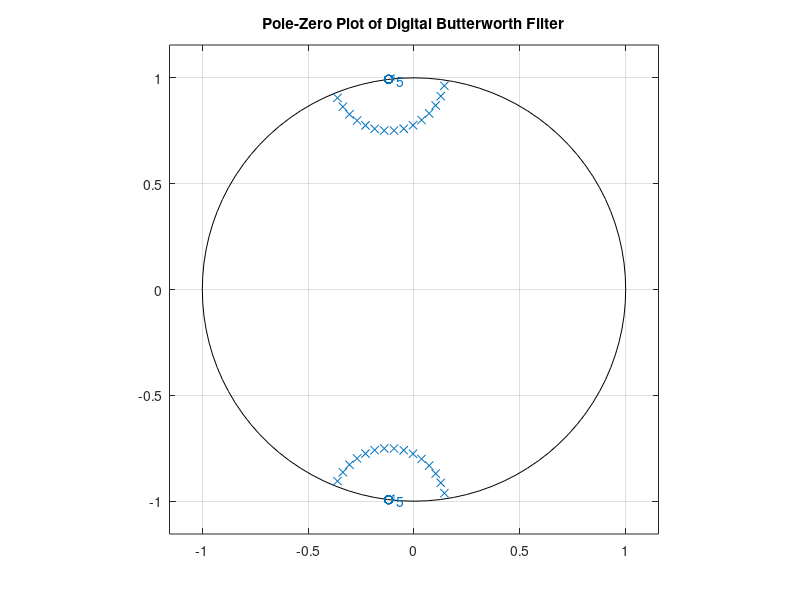

The MATLAB script that drew this image: (Note: this script raises an error after producing the figure.)
%% Jeffrey Wong | ECE-310 | HW #2

% Please check command window for certain outputs. Note that program runs
% in filter type order, not part order

clear
close all
clc

%% Problem 2- IIR Filter Design

% See attached file for Problem 1 and Part a of Problem 3

% TODO: Fix axis scaling for analog filter zplanes

% Specifications for all filters
fsamp = 4e7;
fnyq = fsamp/2;
Wp_d = [9 12.5]/20; % Passband frequencies normalized to Nyq. bandwidth
Ws_d = [9.5 12]/20; % Stopband frequencies normalized to Nyq. bandwidth
Wp_a = Wp_d * pi * fsamp; % Passband frequencies as angular analog frequencies
Ws_a = Ws_d * pi * fsamp;
Rp = 1.5; % Passband variation
Rs = 40; % Stopband attenuation
f = linspace(0,fnyq,1000); % Analog and digital frequency vectors for plots 

% Digital Butterworth

% Part a
[n,wn] = buttord(Wp_d,Ws_d,Rp,Rs); % Digital Butterworth Filter Prototype
[z,p,k] = butter(n,wn,"stop");

% Part b
figure
zplane(z,p)
title('Pole-Zero Plot of Digital Butterworth Filter');

% Parts c&d
[b,a] = zp2tf(z,p,k);
h = freqz(b,a,pi*f/fnyq);

displayDigitalFilterInfo(length(p), f, h, "Digital Butterworth") % length(p) gives the degree of the denominator and thus the actual filter

% Analog Butterworth Filter

% Part a
[n,wn] = buttord(Wp_a,Ws_a,Rp,Rs,'s'); % Analog Butterworth Filter Prototype- Note frequencies must be in rad/sec
[z,p,k] = butter(n,wn,"stop",'s');

% Part b

figure
zplane(z,p)
title('Pole-Zero Plot of Analog Butterworth Filter');

% Parts c&d

[b,a] = zp2tf(z,p,k);
h = freqs(b,a,2*pi*f);
displayDigitalFilterInfo(length(p), f, h, "Analog Butterworth")

% Digital Chebyshev I

% Part a
[n,wp] = cheb1ord(Wp_d,Ws_d,Rp,Rs); % Digital Cheb. I Filter Prototype
[z,p,k] = cheby1(n,Rp,wp,"stop");

% Part b
figure
zplane(z,p)
title('Pole-Zero Plot of Digital Chebyshev I Filter');

% Parts c&d
[b,a] = zp2tf(z,p,k);
h = freqz(b,a,pi*f/fnyq);
displayDigitalFilterInfo(length(p), f, h, "Digital Chebyshev I")

% Analog Chebyshev I

% Part a
[n,wp] = cheb1ord(Wp_a,Ws_a,Rp,Rs,'s'); % Analog Butterworth Filter Prototype- Note frequencies must be in rad/sec
[z,p,k] = cheby1(n,Rp,wp,"stop",'s');

% Part b

figure
zplane(z,p)
title('Pole-Zero Plot of Analog Chebyshev I Filter');

% Parts c&d

[b,a] = zp2tf(z,p,k);
h = freqs(b,a,2*pi*f);
displayDigitalFilterInfo(length(p), f, h, "Analog Chebyshev I")

% Digital Chebyshev II

% Part a
[n,ws] = cheb2ord(Wp_d,Ws_d,Rp,Rs); % Digital Cheb. II Filter Prototype
[z,p,k] = cheby2(n,Rs,ws,"stop");

% Part b
figure
zplane(z,p)
title('Pole-Zero Plot of Digital Chebyshev II Filter');

% Parts c&d
[b,a] = zp2tf(z,p,k);
h = freqz(b,a,pi*f/fnyq);
displayDigitalFilterInfo(length(p), f, h, "Digital Chebyshev II")

% Analog Chebyshev II

% Part a
[n,ws] = cheb2ord(Wp_a,Ws_a,Rp,Rs,'s'); % Analog Cheb. II Filter Prototype
[z,p,k] = cheby2(n,Rs,ws,"stop",'s');

% Part b
figure
zplane(z,p)
title('Pole-Zero Plot of Analog Chebyshev II Filter');

% Parts c&d
[b,a] = zp2tf(z,p,k);
h = freqs(b,a,2*pi*f);
displayDigitalFilterInfo(length(p), f, h, "Analog Chebyshev II")

% Digital Elliptic Filter

% Part a
[n,wn] = ellipord(Wp_d,Ws_d,Rp,Rs); % Elliptic Filter Prototype
[z,p,k] = ellip(n,Rp,Rs,wn,"stop");

% Part b
figure
zplane(z,p)
title('Pole-Zero Plot of Digital Elliptic Filter');

% Parts c&d
[b,a] = zp2tf(z,p,k);
h = freqz(b,a,pi*f/fnyq);
displayDigitalFilterInfo(length(p), f, h, "Digital Elliptic")

% Analog Elliptic Filter

% Part a
[n,wn] = ellipord(Wp_a,Ws_a,Rp,Rs,'s'); % Elliptic Filter Prototype
[z,p,k] = ellip(n,Rp,Rs,wn,"stop",'s');

% Part b
figure
zplane(z,p)
title('Pole-Zero Plot of Analog Elliptic Filter');

% Parts c&d
[b,a] = zp2tf(z,p,k);
h = freqs(b,a,2*pi*f);
displayDigitalFilterInfo(length(p), f, h, "Analog Elliptic")

%% Problem 3- FIR Filter Design

% Part a- See attached work for full derivation

delstop = 1e-2;
delpass = (10^(3/40)-1)/(10^(3/40)+1);
dev = [delpass delstop delpass];

% General Variables

fedges = [9e6 9.5e6 12e6 12.5e6];
a = [1 0 1]; % Amplitude in passband and stopband
lpassedge = find((f < 9e6),1,"last");
lstopedge = find((f > 9.5e6),1,"first");
rstopedge = find((f < 12e6),1,"last");
rpassedge = find((f > 12.5e6),1,"first");

% Kaiser Filter

% Part b

[n,Wn,beta,ftype] = kaiserord(fedges,a,dev,fsamp);
window = kaiser(n+1,beta);
b_kaiser = fir1(n,Wn,ftype,window);
disp("Order of Kaiser FIR Filter: " + n);

% Stem plots of Filter coefficients
figure
stem(0:length(b_kaiser)-1,b_kaiser,'ro')
title("Kaiser FIR Filter Coefficients")

figure
zplane(b_kaiser,1)
title('Pole-Zero Plot of Kaiser FIR Filter');
    
% Frequency Response
h = freqz(b_kaiser,1,f,fsamp);
mag = 20*log10(abs(h));
pha = unwrap(angle(h))*180/pi;
    
figure
subplot(2,1,1)
plot(f/1e6,mag);
xlabel('Frequency (MHz)');
ylabel('Gain (db)');
title('Magnitude Response of Kaiser FIR Filter');
grid on;
axis([0 20 -50 2]);
    
subplot(2,1,2)
plot(f/1e6,pha);
xlabel('Frequency (MHz)');
ylabel('Phase (deg)');
title('Phase Response of Kaiser FIR Filter');
grid on;

% Part d

m_passband = [mag(1:lpassedge) mag(rpassedge:length(mag))];
m_stopband = mag(lstopedge:rstopedge);

disp("Max and min passband gain of Kaiser Filter: " + max(m_passband) +", "+ min(m_passband));
disp("Passband variation of Kaiser Filter: " + (max(m_passband)-min(m_passband)))
disp("Peak stopband gain of Kaiser Filter: " + max(m_stopband));

% Equiripple FIR Filter

[n,fo,ao,w] = firpmord(fedges,a,dev,fsamp);
b_pm = firpm(n,fo,ao,w);
disp("Order of Equiripple FIR Filter: " + n);

% Stem plots of Filter coefficients
figure
stem(0:length(b_pm)-1,b_pm,'ro')
title("Equiripple FIR Filter Coefficients")

figure
zplane(b_pm,1)
title('Pole-Zero Plot of Equiripple FIR Filter');
    
% Frequency Response
h = freqz(b_pm,1,f,fsamp);
mag = 20*log10(abs(h));
pha = unwrap(angle(h))*180/pi;
    
figure
subplot(2,1,1)
plot(f/1e6,mag);
xlabel('Frequency (MHz)');
ylabel('Gain (db)');
title('Magnitude Response of Equiripple FIR Filter');
grid on;
axis([0 20 -50 2]);
    
subplot(2,1,2)
plot(f/1e6,pha);
xlabel('Frequency (MHz)');
ylabel('Phase (deg)');
title('Phase Response of Equiripple FIR Filter');
grid on;

% Part c

delratio = delstop/delpass;
wratio = w(1)/w(2); % w(1) gives passband weight, w(2) gives stopband weight
disp("Tolerances have ratio "+ delratio +" and weights for equiripple filter have ratio " + wratio + ": Difference is " + abs(delratio-wratio));
% Seems to check out, difference is within floating-point error

% Part d

m_passband = [mag(1:lpassedge) mag(rpassedge:length(mag))];
m_stopband = mag(lstopedge:rstopedge);

disp("Max and min passband gain of Equiripple FIR Filter: " + max(m_passband) +", "+ min(m_passband));
disp("Passband variation of Equiripple FIR Filter: " + (max(m_passband)-min(m_passband)))
disp("Peak stopband gain of Equiripple FIR Filter: " + max(m_stopband));

% Part e

% The Kaiser window has passband variance much lower than 1.5 dB, as
% achieving the passband variance of 1.5 dB could be done with a lower 
% order filter, but the order was necessary to acheive the desired stopband
% attenuation. 

% Many of the IIR filters also did not acheive 1.5 dB attenuation at the
% "edges", because the left passband edge was at 8.8 MHz and thus would
% expeience much less than 1.5 dB attenuation, while the right passband
% edge was at 12.49 MHz. To mitigate this, I would measure at more points
% and more evenly to get the "edges" closer the the actual frequencies of 9
% and 12.5 MHz.


% Functions

function displayDigitalFilterInfo(ord, freq, h, filtertype)
    lpassedge = find((freq < 9e6),1,"last");
    lstopedge = find((freq > 9.5e6),1,"first");
    rstopedge = find((freq < 12e6),1,"last");
    rpassedge = find((freq > 12.5e6),1,"first");
    disp("Order of "+ filtertype +" Filter: " + ord);
    
    % Frequency Response
    mag = 20*log10(abs(h));
    pha = unwrap(angle(h))*180/pi;
    
    figure
    subplot(2,1,1)
    plot(freq/1e6,mag);
    xlabel('Frequency (MHz)');
    ylabel('Gain (db)');
    title('Magnitude Response of '+ filtertype +' Filter');
    grid on;
    axis([0 20 -50 2]);
    
    subplot(2,1,2)
    plot(freq/1e6,pha);
    xlabel('Frequency (MHz)');
    ylabel('Phase (deg)');
    title('Phase Response of '+ filtertype +' Filter');
    grid on;

    % Peak gain and edge attenuation info
    disp("Peak passband gain of "+ filtertype +" Filter: " + max(mag));
    disp("Attenuation at Stopband Edges of "+ filtertype +" Filter: : " + mag(lstopedge) + " and " + mag(rstopedge));
    disp("Attenuation at Passband Edges of "+ filtertype +" Filter: : " + mag(lpassedge) + " and " + mag(rpassedge));
end